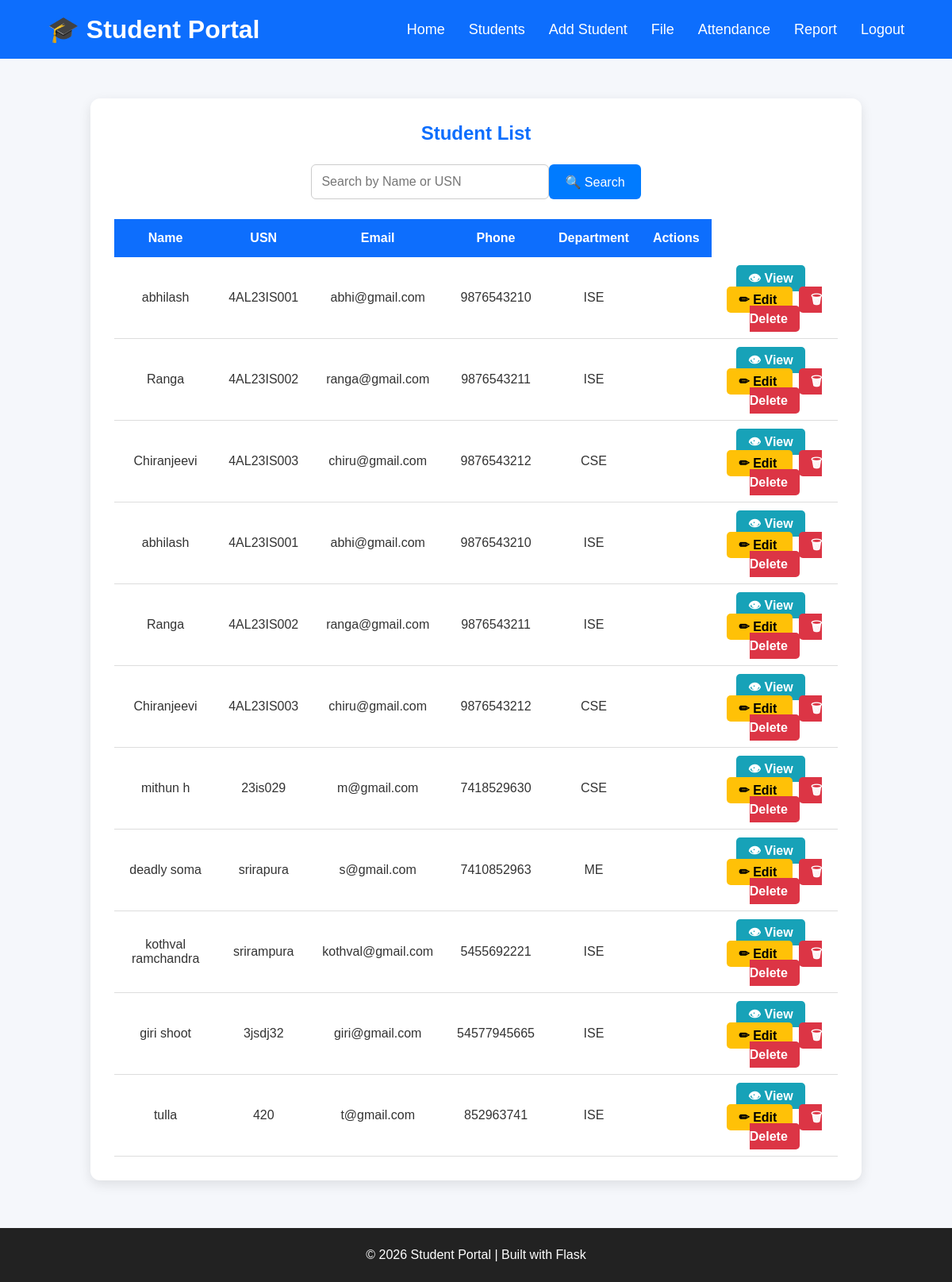
Page /students (signed in) on the committed database.
### tables this page shows
CREATE TABLE students(
        id INTEGER PRIMARY KEY AUTOINCREMENT,
        name TEXT NOT NULL,
        usn TEXT NOT NULL,
        email TEXT NOT NULL,
        phone TEXT NOT NULL,
        department TEXT NOT NULL,
        photo TEXT 
    );

### app.py (the view)
@app.route("/students")
@login_required
def student_list():
    search = request.args.get("search", "").strip()
    try:
        if search:
            students = search_students(search)
        else:
            students = get_students()
    except Exception as e:
        flash(f"Error fetching students: {str(e)}", "error")
        students = []
    return render_template(
        "students.html",
        students=students
    )

### app.py (called while the page is built)
def login_required(f):
    @wraps(f)
    def decorated_function(*args, **kwargs):
        if "admin" not in session:
            flash("Please login first.", "error")
            return redirect(url_for("home"))
        return f(*args, **kwargs)
    return decorated_function

### database.py (called while the page is built)
def connect_db():
    connection = sqlite3.connect("students.db")
    return connection

def get_students():
    connection = connect_db()
    cursor = connection.cursor()
    cursor.execute("SELECT * FROM students")
    students = cursor.fetchall()
    connection.close()
    return students

### templates/students.html
{% extends "base.html" %}
{% block content %}
<section class="student-section">
    <div class="student-container">
        <h2>Student List</h2>
        <table>
            <thead>
                <tr>
                    <th>Name</th>
                    <th>USN</th>
                    <th>Email</th>
                    <th>Phone</th>
                    <th>Department</th>
                    <th>Actions</th>
                </tr>
            </thead>
            <tbody>
                {% for student in students %}
                <tr>
                <td>{{ student[1] }}</td>
                <td>{{ student[2] }}</td>
                <td>{{ student[3] }}</td>
                <td>{{ student[4] }}</td>
                <td>{{ student[5] }}</td>
                <td>
              <td>
            <a href="/student/{{ student[0] }}" class="view-btn">
                👁 View
            </a>
            <a href="/edit-student/{{ student[0] }}" class="edit-btn">
                ✏ Edit
            </a>
            <a href="/delete-student/{{ student[0] }}"
            class="delete-btn"
            onclick="return confirm('Are you sure?')">
            🗑 Delete
            </a>
        </td>
                {% endfor %}
            </tbody>
            <div class="search-box">
                <form action="/students" method="GET">
                    <input
                        type="text"
                        name="search"
                        placeholder="Search by Name or USN"
                    >
                    <button type="submit">
                        🔍 Search
                    </button>
                </form>
            </div>
        </table>
    </div>
</section>
{% endblock %}

### templates/base.html (shortened to what this page needs)
<!DOCTYPE html>
<html lang="en">
<head>
    <link rel="stylesheet" href="{{ url_for('static', filename='css/style.css') }}">
</head>
<body>
    <header>
        <div class="container">
            <div class="logo">
                <h1>🎓 Student Portal</h1>
            </div>
            {% if session.admin %}
            <nav>
                <ul>
                    <li><a href="{{ url_for('dashboard') }}">Home</a></li>
                    <li><a href="{{ url_for('student_list') }}">Students</a></li>
                    <li><a href="{{ url_for('add_student') }}">Add Student</a></li>
                    <li><a href="{{ url_for('upload_students') }}">File</a></li>
                    <li><a href="{{ url_for('attendance') }}">Attendance</a></li>
                    <li><a href="{{ url_for('attendance_report') }}"> Report</a></li>
                    <li><a href="{{ url_for('logout') }}">Logout</a></li>
                </ul>
            </nav>
            {% endif %}
        </div>
    </header>
    <main>
        {% block content %}
        {% endblock %}
    </main>
    <footer>
        <p>© 2026 Student Portal | Built with Flask</p>
    </footer>
</body>
</html>

### static/css/style.css (style rules this page uses)
* { margin:0; padding:0; box-sizing:border-box; }
body { font-family:Arial, Helvetica, sans-serif; background:#f5f7fb; color:#333; }
header { background:#0d6efd; color:white; padding:18px 0; }
.container { width:90%; margin:auto; display:flex; justify-content:space-between; align-items:center; }
.logo h1 { font-size:32px; }
nav ul { list-style:none; display:flex; gap:30px; }
nav a { color:white; text-decoration:none; font-size:18px; transition:.3s; }
footer { background:#222; color:white; text-align:center; padding:25px; margin-top:60px; }
.student-section { width:90%; margin:50px auto; }
.student-container { background:white; padding:30px; border-radius:10px; box-shadow:0 5px 15px rgba(0,0,0,0.1); }
.student-container h2 { text-align:center; color:#0d6efd; margin-bottom:20px; }
table { width:100%; border-collapse:collapse; }
th { background:#0d6efd; color:white; padding:15px; }
td { padding:15px; text-align:center; border-bottom:1px solid #ddd; }
.edit-btn { background:#ffc107; color:black; padding:8px 15px; border-radius:5px; text-decoration:none; font-weight:bold; }
.delete-btn { background:#dc3545; color:white; padding:8px 15px; border-radius:5px; text-decoration:none; font-weight:bold; margin-left:8px; }
.search-box { width:100%; margin:25px 0; display:flex; justify-content:center; }
.search-box form { display:flex; gap:10px; }
.search-box input { width:300px; padding:12px; border:1px solid #ccc; border-radius:6px; font-size:16px; }
.search-box button { padding:12px 20px; background:#007BFF; color:white; border:none; border-radius:6px; cursor:pointer; font-size:16px; }
.view-btn { background:#17a2b8; color:white; padding:8px 15px; border-radius:5px; text-decoration:none; font-weight:bold; margin-right:10px; }
.student-container { width:90%; margin:40px auto; background:#fff; padding:30px; border-radius:12px; box-shadow:0 5px 15px rgba(0,0,0,.1); }
.student-container h2 { text-align:center; color:#0d6efd; margin-bottom:25px; }
.student-container table { width:100%; border-collapse:collapse; }
.student-container table th { background:#0d6efd; color:white; padding:15px; }
.student-container table td { padding:15px; text-align:center; border-bottom:1px solid #ddd; }

### rows in the picture
students: name "abhilash", usn "4AL23IS001", email "abhi@gmail.com", phone "9876543210", department "ISE"
students: name "Ranga", usn "4AL23IS002", email "ranga@gmail.com", phone "9876543211", department "ISE"
students: name "Chiranjeevi", usn "4AL23IS003", email "chiru@gmail.com", phone "9876543212", department "CSE"
students: name "abhilash", usn "4AL23IS001", email "abhi@gmail.com", phone "9876543210", department "ISE"
students: name "Ranga", usn "4AL23IS002", email "ranga@gmail.com", phone "9876543211", department "ISE"
students: name "Chiranjeevi", usn "4AL23IS003", email "chiru@gmail.com", phone "9876543212", department "CSE"
students: name "mithun h", usn "23is029", email "m@gmail.com", phone "7418529630", department "CSE"
students: name "deadly soma", usn "srirapura", email "s@gmail.com", phone "7410852963", department "ME"
students: name "kothval ramchandra", usn "srirampura", email "kothval@gmail.com", phone "5455692221", department "ISE"
students: name "giri shoot", usn "3jsdj32", email "giri@gmail.com", phone "54577945665", department "ISE"
students: name "tulla", usn "420", email "t@gmail.com", phone "852963741", department "ISE"
